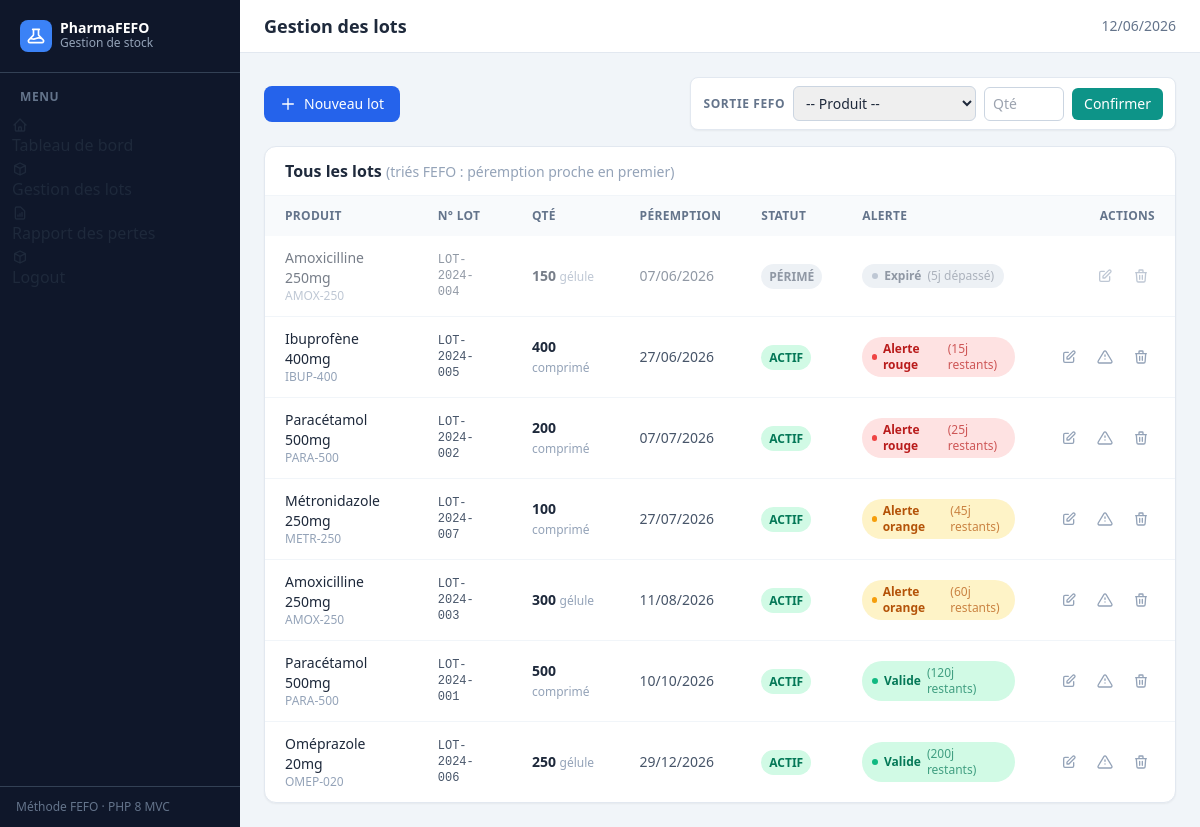
Screenshot of /public/index.php?page=lots with the database file from the repository.
### tables this page shows
CREATE TABLE stock_batches (
    id INT AUTO_INCREMENT PRIMARY KEY,
    product_id INT NOT NULL,
    batch_number VARCHAR(50) NOT NULL,
    quantity INT NOT NULL DEFAULT 0,
    expiry_date DATE NOT NULL,
    status ENUM('ACTIVE', 'EXPIRED') NOT NULL DEFAULT 'ACTIVE',
    created_at DATETIME DEFAULT CURRENT_TIMESTAMP,
    FOREIGN KEY (product_id) REFERENCES products(id) ON DELETE CASCADE
);

CREATE TABLE products (
    id INT AUTO_INCREMENT PRIMARY KEY,
    name VARCHAR(150) NOT NULL,
    reference VARCHAR(50) NOT NULL UNIQUE,
    unit VARCHAR(20) NOT NULL DEFAULT 'comprimé',
    unit_price DECIMAL(10, 2) NOT NULL DEFAULT 0.00,
    created_at DATETIME DEFAULT CURRENT_TIMESTAMP
);

### Src/controller/LotController.php (called while the page is built, shortened)
<?php
class LotController
{
    private StockBatchRepository $batchRepo;
    public function __construct(StockBatchRepository $batchRepo, ProductRepository $productRepo)
    {
        $this->batchRepo   = $batchRepo;
    }
    public function index(): void
    {
        $lots     = $this->batchRepo->findAll();
        require __DIR__ . '/../../templates/lots/index.php';
    }
}

### Src/Repository/StockBatchRepository.php (called while the page is built, shortened)
<?php
class StockBatchRepository
{
    private PDO $pdo;
    public function __construct(PDO $pdo)
    {
        $this->pdo = $pdo;
    }
    private function baseQuery(): string
    {
        return "
            SELECT
                sb.*,
                p.name        AS product_name,
                p.reference   AS product_reference,
                p.unit_price  AS unit_price,
                p.unit        AS unit
            FROM stock_batches sb
            JOIN products p ON sb.product_id = p.id
        ";
    }
    public function findAll(): array
    {
        $stmt = $this->pdo->query($this->baseQuery() . " ORDER BY sb.expiry_date ASC");
        return array_map(fn($row) => new StockBatch($row), $stmt->fetchAll());
    }
}

### Src/Entity/stockbatch.php (called while the page is built, shortened)
<?php
class StockBatch
{
    public string $expiryDate;
    public string $status;
    public function __construct(array $data = [])
    {
        $this->id               = $data['id'] ?? 0;
        $this->batchNumber      = $data['batch_number'] ?? '';
        $this->quantity         = (int) ($data['quantity'] ?? 0);
        $this->expiryDate       = $data['expiry_date'] ?? '';
        $this->status           = $data['status'] ?? self::STATUS_ACTIVE;
        $this->productName      = $data['product_name'] ?? '';
        $this->productReference = $data['product_reference'] ?? '';
        $this->unit             = $data['unit'] ?? '';
    }
    public function getDaysRemaining(): int
    {
        $today  = new \DateTime('today');
        $expiry = new \DateTime($this->expiryDate);
        $diff   = $today->diff($expiry);
        return $expiry >= $today ? (int) $diff->days : -(int) $diff->days;
    }
    public function getAlertLevel(): string
    {
        if ($this->status === self::STATUS_EXPIRED) {
            return 'expired';
        }
        $days = $this->getDaysRemaining();
        if ($days <= self::ALERT_RED) return 'red';
        if ($days <= self::ALERT_ORANGE) return 'orange';
        return 'green';
    }
}

### templates/lots/index.php (the view, shortened to what this page needs)
<?php
require __DIR__ . '/../layouts/header.php';
?>
<div class="flex flex-wrap items-center justify-between gap-3 mb-4">
    <a href="index.php?page=lots&action=create"
        class="inline-flex items-center gap-2 bg-blue-600 hover:bg-blue-700 text-white text-sm font-medium px-4 py-2 rounded-lg transition-colors">
        <svg class="w-4 h-4" fill="none" stroke="currentColor" viewBox="0 0 24 24">
            <path stroke-linecap="round" stroke-linejoin="round" stroke-width="2" d="M12 4v16m8-8H4" />
        </svg>
        Nouveau lot
    </a>
    <form method="post" action="index.php?page=lots&action=fefo"
        class="flex flex-wrap items-center gap-2 bg-white border border-slate-200 rounded-lg px-3 py-2 shadow-sm">
        <span class="text-xs font-semibold text-slate-500 uppercase tracking-wider">Sortie FEFO</span>
        <select name="product_id" required
            class="text-sm border border-slate-300 rounded-md px-2 py-1.5 focus:ring-2 focus:ring-blue-500 focus:border-blue-500 outline-none">
            <option value="">-- Produit --</option>
        </select>
        <input type="number" name="quantity" min="1" placeholder="Qté" required
            class="w-20 text-sm border border-slate-300 rounded-md px-2 py-1.5 focus:ring-2 focus:ring-blue-500 focus:border-blue-500 outline-none" />
        <button type="submit"
            class="bg-teal-600 hover:bg-teal-700 text-white text-sm font-medium px-3 py-1.5 rounded-md transition-colors">
            Confirmer
        </button>
    </form>
</div>
<div class="bg-white rounded-xl shadow-sm border border-slate-200 overflow-hidden">
    <div class="px-5 py-3 border-b border-slate-100">
        <h2 class="font-semibold text-slate-800">Tous les lots <span class="text-slate-400 font-normal text-sm">(triés FEFO : péremption proche en premier)</span></h2>
    </div>
    <?php if (empty($lots)): ?>
        <div class="text-center py-12 text-slate-400">Aucun lot enregistré.</div>
    <?php else: ?>
        <div class="overflow-x-auto">
            <table class="w-full text-sm">
                <thead>
                    <tr class="bg-slate-50 text-slate-500 uppercase text-xs tracking-wide">
                        <th class="text-left px-5 py-3 font-semibold">Produit</th>
                        <th class="text-left px-5 py-3 font-semibold">N° Lot</th>
                        <th class="text-left px-5 py-3 font-semibold">Qté</th>
                        <th class="text-left px-5 py-3 font-semibold">Péremption</th>
                        <th class="text-left px-5 py-3 font-semibold">Statut</th>
                        <th class="text-left px-5 py-3 font-semibold">Alerte</th>
                        <th class="text-right px-5 py-3 font-semibold">Actions</th>
                    </tr>
                </thead>
                <tbody class="divide-y divide-slate-100">
                    <?php foreach ($lots as $lot): ?>
                        <tr class="hover:bg-slate-50 transition-colors <?= $lot->status === 'EXPIRED' ? 'opacity-60' : '' ?>">
                            <td class="px-5 py-3">
                                <span class="font-medium text-slate-800"><?= htmlspecialchars($lot->productName) ?></span>
                                <span class="block text-xs text-slate-400"><?= htmlspecialchars($lot->productReference) ?></span>
                            </td>
                            <td class="px-5 py-3 font-mono text-xs text-slate-600"><?= htmlspecialchars($lot->batchNumber) ?></td>
                            <td class="px-5 py-3 font-semibold"><?= $lot->quantity ?> <span class="text-xs font-normal text-slate-400"><?= htmlspecialchars($lot->unit) ?></span></td>
                            <td class="px-5 py-3 text-slate-600"><?= date('d/m/Y', strtotime($lot->expiryDate)) ?></td>
                            <td class="px-5 py-3">
                                <?php if ($lot->status === 'EXPIRED'): ?>
                                    <span class="text-xs font-semibold bg-slate-200 text-slate-600 px-2 py-1 rounded-full">PÉRIMÉ</span>
                                <?php else: ?>
                                    <span class="text-xs font-semibold bg-emerald-100 text-emerald-700 px-2 py-1 rounded-full">ACTIF</span>
                                <?php endif; ?>
                            </td>
                            <td class="px-5 py-3"><?php include __DIR__ . '/../layouts/_alert_badge.php'; ?></td>
                            <td class="px-5 py-3">
                                <div class="flex items-center justify-end gap-2">
                                    <a href="index.php?page=lots&action=edit&id=<?= $lot->id ?>"
                                        class="p-1.5 text-slate-400 hover:text-blue-600 hover:bg-blue-50 rounded transition-colors"
                                        title="Modifier">
                                        <svg class="w-4 h-4" fill="none" stroke="currentColor" viewBox="0 0 24 24">
                                            <path stroke-linecap="round" stroke-linejoin="round" stroke-width="2"
                                                d="M11 5H6a2 2 0 00-2 2v11a2 2 0 002 2h11a2 2 0 002-2v-5m-1.414-9.414a2 2 0 112.828 2.828L11.828 15H9v-2.828l8.586-8.586z" />
                                        </svg>
                                    </a>
                                    <?php if ($lot->status === 'ACTIVE'): ?>
                                        <a href="index.php?page=lots&action=expire&id=<?= $lot->id ?>"
                                            onclick="return confirm('Déclarer ce lot comme périmé ? La quantité sera mise à 0.')"
                                            class="p-1.5 text-slate-400 hover:text-amber-600 hover:bg-amber-50 rounded transition-colors"
                                            title="Déclarer périmé">
                                            <svg class="w-4 h-4" fill="none" stroke="currentColor" viewBox="0 0 24 24">
                                                <path stroke-linecap="round" stroke-linejoin="round" stroke-width="2"
                                                    d="M12 9v2m0 4h.01M10.29 3.86L1.82 18a2 2 0 001.71 3h16.94a2 2 0 001.71-3L13.71 3.86a2 2 0 00-3.42 0z" />
                                            </svg>
                                        </a>
                                    <?php endif; ?>
                                    <a href="index.php?page=lots&action=delete&id=<?= $lot->id ?>"
                                        onclick="return confirm('Supprimer ce lot définitivement ?')"
                                        class="p-1.5 text-slate-400 hover:text-red-600 hover:bg-red-50 rounded transition-colors"
                                        title="Supprimer">
                                        <svg class="w-4 h-4" fill="none" stroke="currentColor" viewBox="0 0 24 24">
                                            <path stroke-linecap="round" stroke-linejoin="round" stroke-width="2"
                                                d="M19 7l-.867 12.142A2 2 0 0116.138 21H7.862a2 2 0 01-1.995-1.858L5 7m5 4v6m4-6v6m1-10V4a1 1 0 00-1-1h-4a1 1 0 00-1 1v3M4 7h16" />
                                        </svg>
                                    </a>
                                </div>
                            </td>
                        </tr>
                    <?php endforeach; ?>
                </tbody>
            </table>
        </div>
    <?php endif; ?>
</div>
<?php require __DIR__ . '/../layouts/footer.php'; ?>

### templates/layouts/_alert_badge.php
<?php
$level = $lot->getAlertLevel();
$days  = $lot->getDaysRemaining();
$configs = [
    'green'   => ['bg' => 'bg-emerald-100', 'text' => 'text-emerald-700', 'dot' => 'bg-emerald-500', 'label' => 'Valide'],
    'orange'  => ['bg' => 'bg-amber-100',   'text' => 'text-amber-700',   'dot' => 'bg-amber-500',   'label' => 'Alerte orange'],
    'red'     => ['bg' => 'bg-red-100',      'text' => 'text-red-700',     'dot' => 'bg-red-500',     'label' => 'Alerte rouge'],
    'expired' => ['bg' => 'bg-slate-200',    'text' => 'text-slate-600',   'dot' => 'bg-slate-400',   'label' => 'Expiré'],
];
$cfg = $configs[$level];
$daysLabel = $days < 0 ? abs($days) . 'j dépassé' : $days . 'j restants';
?>
<span class="inline-flex items-center gap-1.5 px-2.5 py-1 rounded-full text-xs font-semibold <?= $cfg['bg'] ?> <?= $cfg['text'] ?>">
    <span class="w-1.5 h-1.5 rounded-full <?= $cfg['dot'] ?>"></span>
    <?= $cfg['label'] ?>
    <span class="opacity-70 font-normal">(<?= $daysLabel ?>)</span>
</span>

### templates/layouts/header.php (style rules this page uses)
:root { --accent: #0f6cbf; }

### rows the page displays
stock_batches: product.name "Amoxicilline 250mg", product.reference "AMOX-250", batch_number "LOT-2024-004", quantity "150", product.unit "gélule", expiry_date "07/06/2026", shows "PÉRIMÉ", status "Expiré", expiry_date "5j dépassé"
stock_batches: product.name "Ibuprofène 400mg", product.reference "IBUP-400", batch_number "LOT-2024-005", quantity "400", product.unit "comprimé", expiry_date "27/06/2026", status "ACTIF", expiry_date "Alerte rouge", expiry_date "15j restants"
stock_batches: product.name "Paracétamol 500mg", product.reference "PARA-500", batch_number "LOT-2024-002", quantity "200", product.unit "comprimé", expiry_date "07/07/2026", status "ACTIF", expiry_date "Alerte rouge", expiry_date "25j restants"
stock_batches: product.name "Métronidazole 250mg", product.reference "METR-250", batch_number "LOT-2024-007", quantity "100", product.unit "comprimé", expiry_date "27/07/2026", status "ACTIF", expiry_date "Alerte orange", expiry_date "45j restants"
stock_batches: product.name "Amoxicilline 250mg", product.reference "AMOX-250", batch_number "LOT-2024-003", quantity "300", product.unit "gélule", expiry_date "11/08/2026", status "ACTIF", expiry_date "Alerte orange", expiry_date "60j restants"
stock_batches: product.name "Paracétamol 500mg", product.reference "PARA-500", batch_number "LOT-2024-001", quantity "500", product.unit "comprimé", expiry_date "10/10/2026", status "ACTIF", expiry_date "120j restants"
stock_batches: product.name "Oméprazole 20mg", product.reference "OMEP-020", batch_number "LOT-2024-006", quantity "250", product.unit "gélule", expiry_date "29/12/2026", status "ACTIF", expiry_date "200j restants"

### other values shown
$pageTitle "Gestion des lots"
